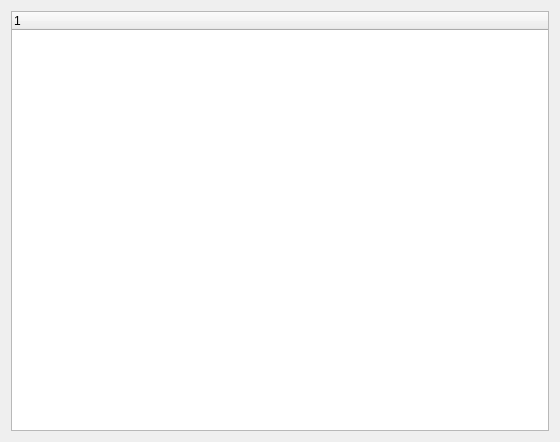
<?xml version="1.0" encoding="UTF-8"?>
<ui version="4.0">
 <class>Widget</class>
 <widget class="QWidget" name="Widget">
  <property name="geometry">
   <rect>
    <x>0</x>
    <y>0</y>
    <width>560</width>
    <height>442</height>
   </rect>
  </property>
  <property name="windowTitle">
   <string>Widget</string>
  </property>
  <layout class="QVBoxLayout" name="verticalLayout">
   <item>
    <widget class="QTreeWidget" name="treeWidget">
     <column>
      <property name="text">
       <string notr="true">1</string>
      </property>
     </column>
    </widget>
   </item>
  </layout>
 </widget>
 <layoutdefault spacing="6" margin="11"/>
 <resources/>
 <connections/>
</ui>
